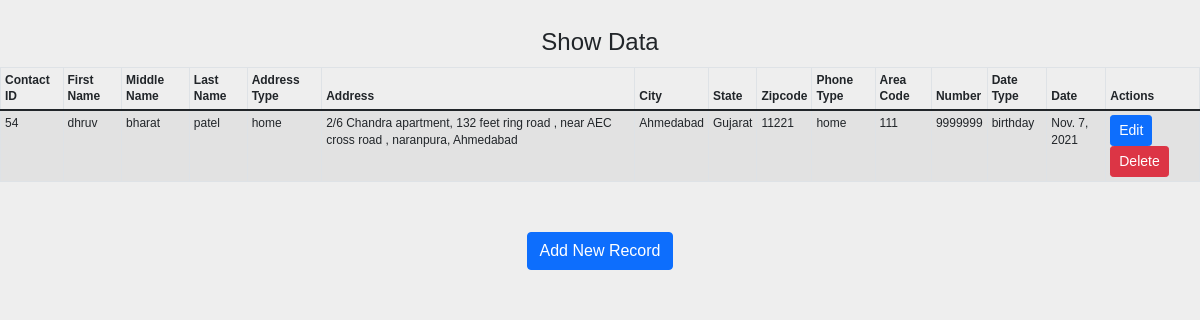
/show/, run on an earlier commit of the app's database.
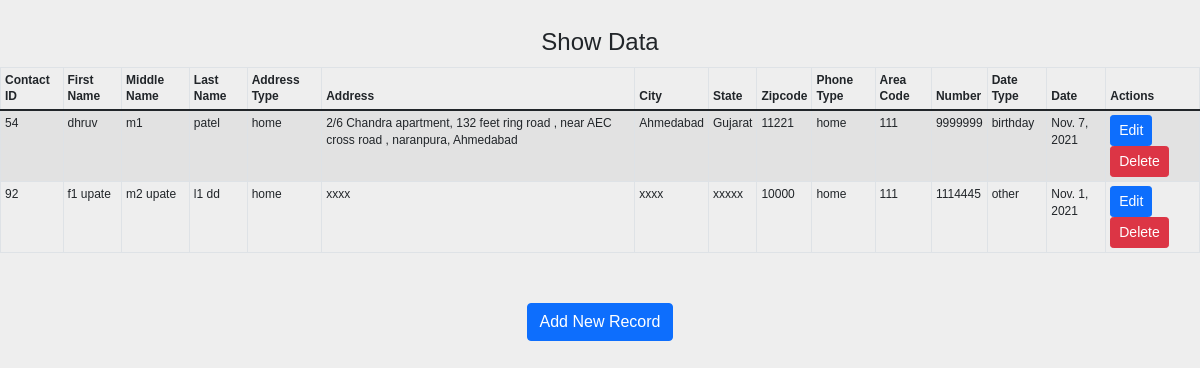
And on a later commit of the database.
### crudapp/models.py (models this page shows)
class Contact(models.Model):
    fname = models.CharField(max_length=120)
    mname = models.CharField(max_length=120,blank=True,null=True)
    lname = models.CharField(max_length=120)
    class Meta:
        db_table = 'contact'

class Address(models.Model):
    address_choice = [
    ('home', 'home'),
    ('work', 'work'),
    ('other', 'other')
    ]
    contact = models.ForeignKey(Contact, on_delete=models.CASCADE, related_name='addresscontact')
    address_type = models.CharField(choices=address_choice,blank=True, null=True,max_length=20)
    address = models.CharField(max_length=500,blank=True, null=True)
    city = models.CharField(max_length=120,blank=True, null=True)
    state = models.CharField(max_length=20,blank=True, null=True)
    zipcode = models.IntegerField(max_length=5,validators=[MinValueValidator(10000),MaxValueValidator(99999)],null=True,blank=True)
    class Meta:
        db_table = "address"

class Phone(models.Model):
    phone_choices = [
    ('home', 'home'),
    ('work', 'work'),
    ('other', 'other')
    ]
    contact= models.ForeignKey(Contact, on_delete=models.CASCADE, related_name='phonecontact')
    phone_type = models.CharField(choices=phone_choices,null=True,max_length=20)
    area_code = models.BigIntegerField(validators=[MinValueValidator(100),MaxValueValidator(999)],blank=True, null=True)
    number = models.BigIntegerField(validators=[MinValueValidator(1000000),MaxValueValidator(9999999)],blank=True, null=True)
    class Meta:
        db_table ="phone"

class Date(models.Model):
    date_choices = [
    ('birthday', 'birthday'),
    ('aniversary', 'aniversary'),
    ('other', 'other')
    ]
    contact = models.ForeignKey(Contact, on_delete=models.CASCADE, related_name='datecontact')
    date_type = models.CharField(choices = date_choices,null=True,max_length=20)
    date = models.DateField(null=True)
    class Meta:
        db_table ="date"

### crudapp/views.py (the view)
# urls.py: path('show/',views.show),
def show(request):
    cform =Contact.objects.all()
    aform = Address.objects.all()
    pform = Phone.objects.all()
    dform = Date.objects.all()
    context ={
        'ziplist': zip(cform, aform, pform, dform)
    }
    return render(request, 'show.html', context=context)

### crudapp/templates/show.html (shortened to what this page needs)
<!DOCTYPE html>
<html lang="en">
<head>
     {% load static %}
<link href="https://cdn.jsdelivr.net/npm/bootstrap@5.1.3/dist/css/bootstrap.min.css" rel="stylesheet">
    <link href="https://cdn.jsdelivr.net/npm/bootstrap@5.1.3/dist/css/bootstrap.min.css" rel="stylesheet">
    <link rel="stylesheet" href="{% static 'css/style.css' %}"/>
</head>
<body>
<legend class="text-center">Show Data</legend>
<table class="table table-striped
 table-bordered table-sm">
    <thead class="thead-dark">
    <tr>
        <th>Contact ID</th>
        <th>First Name</th>
        <th>Middle Name</th>
        <th>Last Name</th>
        <th>Address Type</th>
        <th>Address</th>
        <th>City</th>
        <th>State</th>
        <th>Zipcode</th>
        <th>Phone Type</th>
        <th>Area Code</th>
        <th>Number</th>
        <th>Date Type</th>
        <th>Date</th>
        <th>Actions</th>
    </tr>
    </thead>
    <tbody>
    {% for c,a,p,d in ziplist %}
    <tr>
                <td>{{ c.id }}</td>
                <td>{{ c.fname }}</td>
                <td>{{ c.mname }}</td>
                <td>{{ c.lname }}</td>
                <td>{{ a.address_type }}</td>
                <td>{{ a.address }}</td>
                <td>{{ a.city }}</td>
                <td>{{ a.state }}</td>
                <td>{{ a.zipcode }}</td>
                <td>{{ p.phone_type }}</td>
                <td>{{ p.area_code }}</td>
                <td>{{ p.number }}</td>
                <td>{{ d.date_type }}</td>
                <td>{{ d.date }}</td>
            <td>
                <a href="/edit/{{c.id}}">
                        <button type="button" class="btn btn-primary btn-sm">Edit</button>
                </a>
                <a href="/delete/{{ c.id }}">
                 <button type="button" class="btn btn-danger btn-sm"> Delete </button>
                    </a>
            </td>
        </tr>
    {% endfor %}
    </tbody>
</table>
<br>
<br>
<center><a href="/" class="btn btn-primary">Add New Record</a></center>
</body>
</html>

### crudapp/static/css/style.css (style rules this page uses)
body { font:12px/1.4 Verdana,Arial;background:#eee;height:100%;margin:25px 0;padding:0 }

What changed in the data, as far as the page shows it:
changed Contact "dhruv": mname "bharat" → "m1"
added Contact: id "92", fname "f1 upate", mname "m2 upate", lname "l1 dd", address_type "home", address "xxxx", city "xxxx", state "xxxxx", zipcode "10000", phone_type "home", area_code "111", number "1114445", date_type "other", date "Nov. 1, 2021"
